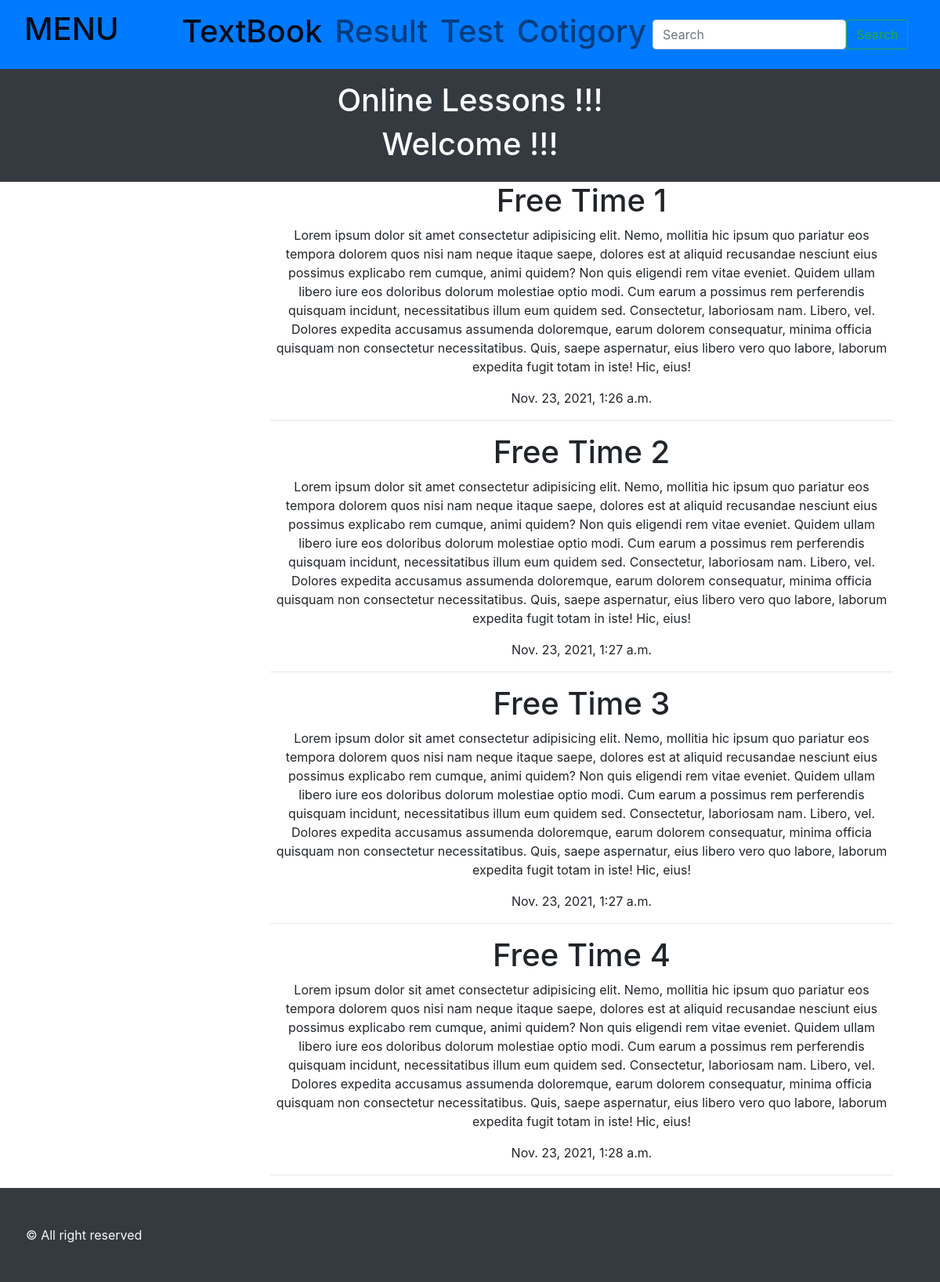
The page / on the database its author committed.
### news/models.py (models this page shows, shortened)
class HomeModels(models.Model):
    name = models.CharField(max_length=210)
    body = models.TextField()
    mavzu = models.ForeignKey(MavzuNomi, on_delete=models.CASCADE, default=None)
    date = models.DateTimeField(auto_now_add=True)

### news/views.py (the view)
# urls.py: path('', home, name='home')
def home(request):
    new = HomeModels.objects.all()
    context = {
        "new": new
    }
    return render(request, 'index.html', context)

### news/templates/index.html (shortened to what this page needs)
{% extends 'base.html'%}
{% load static%}
{%block content %}
    <div class="container text-center">
        {% for item in new %}
        <h1>{{item.name}}</h1>
        <p>{{item.body}}</p>
        <p>{{item.date}}</p>
        <hr>
        {%endfor%}
    </div>
{% endblock %}

### templates/base.html (shortened to what this page needs)
{%load static%}
<!DOCTYPE html>
<html lang="en">
<head>
    <link rel="stylesheet" href="{% static 'bootstrap/bootstrap.min.css'%}">
</head>
<body>
  <nav class="navbar navbar-expand-lg navbar-light bg-primary">
    <div class="container-fluid">
        <div class="row">
                    <div class="col-2">
                        <a class="navbar-brand" href="#"><h1> MENU </h1></a>
                    </div>
            <div class="col-10">
                <div class="collapse navbar-collapse" id="navbarSupportedContent">
                             <ul class="navbar-nav me-auto mb-2 mb-lg-0">
                                 <li class="nav-item">
                                    <a class="nav-link active" aria-current="page" href="#"><h1>TextBook</h1></a>
                                 </li>
                                    <li class="nav-item">
                                        <a class="nav-link" href="#"><h1>Result</h1></a>
                                    </li>
                                    <li class="nav-item ">
                                        <a class="nav-link " href="#" ><h1> Test</h1> </a>
                                    </li>
                                      <li class="nav-item">
                                        <a class="nav-link " href="#"><h1>Cotigory</h1></a>
                                      </li>
                            </ul>
                             <form class="d-flex">
                                  <input class="form-control me-2" type="search" placeholder="Search" aria-label="Search">
                                  <button class="btn btn-outline-success" type="submit">Search</button>
                             </form>
            </div>
            </div>
        </div>
    </div>
</nav>
    <div class=" container-fluid  p-3  bg-dark text-white text-center" >
        <h1> Online Lessons !!!</h1>
        <h1> Welcome !!!</h1>
    </div>
    <div class="container">
        <div class="row">
        <div class="col-sm-3">
        </div>
        <div class="col-sm-9">
            {% block content %}
            {% endblock %}
        </div>
    </div>
    </div>
     <div class="row">
            <div class="col p-5 bg-dark text-light">
                <footer>
                    &copy; All right reserved
                </footer>
            </div>
        </div>
</body>
</html>

### rows shown on the page
HomeModels: name "Free Time 1", body "Lorem ipsum dolor sit amet consectetur adipisicing elit. Nemo, mollitia hic ipsum quo pariatur eos tempora dolorem quos nisi nam neque itaque saepe, dolores est at aliquid recusandae nesciunt eius possimus explicabo rem cumque, animi quidem? Non quis eligendi rem vitae eveniet. Quidem ullam libero iure eos doloribus dolorum molestiae optio modi. Cum earum a possimus rem perferendis quisquam incidunt, necessitatibus illum eum quidem sed. Consectetur, laboriosam nam. Libero, vel. Dolores expedita accusamus assumenda doloremque, earum dolorem consequatur, minima officia quisquam non consectetur necessitatibus. Quis, saepe aspernatur, eius libero vero quo labore, laborum expedita fugit totam in…", date "Nov. 23, 2021, 1:26 a.m."
HomeModels: name "Free Time 2", body "Lorem ipsum dolor sit amet consectetur adipisicing elit. Nemo, mollitia hic ipsum quo pariatur eos tempora dolorem quos nisi nam neque itaque saepe, dolores est at aliquid recusandae nesciunt eius possimus explicabo rem cumque, animi quidem? Non quis eligendi rem vitae eveniet. Quidem ullam libero iure eos doloribus dolorum molestiae optio modi. Cum earum a possimus rem perferendis quisquam incidunt, necessitatibus illum eum quidem sed. Consectetur, laboriosam nam. Libero, vel. Dolores expedita accusamus assumenda doloremque, earum dolorem consequatur, minima officia quisquam non consectetur necessitatibus. Quis, saepe aspernatur, eius libero vero quo labore, laborum expedita fugit totam in…", date "Nov. 23, 2021, 1:27 a.m."
HomeModels: name "Free Time 3", body "Lorem ipsum dolor sit amet consectetur adipisicing elit. Nemo, mollitia hic ipsum quo pariatur eos tempora dolorem quos nisi nam neque itaque saepe, dolores est at aliquid recusandae nesciunt eius possimus explicabo rem cumque, animi quidem? Non quis eligendi rem vitae eveniet. Quidem ullam libero iure eos doloribus dolorum molestiae optio modi. Cum earum a possimus rem perferendis quisquam incidunt, necessitatibus illum eum quidem sed. Consectetur, laboriosam nam. Libero, vel. Dolores expedita accusamus assumenda doloremque, earum dolorem consequatur, minima officia quisquam non consectetur necessitatibus. Quis, saepe aspernatur, eius libero vero quo labore, laborum expedita fugit totam in…", date "Nov. 23, 2021, 1:27 a.m."
HomeModels: name "Free Time 4", body "Lorem ipsum dolor sit amet consectetur adipisicing elit. Nemo, mollitia hic ipsum quo pariatur eos tempora dolorem quos nisi nam neque itaque saepe, dolores est at aliquid recusandae nesciunt eius possimus explicabo rem cumque, animi quidem? Non quis eligendi rem vitae eveniet. Quidem ullam libero iure eos doloribus dolorum molestiae optio modi. Cum earum a possimus rem perferendis quisquam incidunt, necessitatibus illum eum quidem sed. Consectetur, laboriosam nam. Libero, vel. Dolores expedita accusamus assumenda doloremque, earum dolorem consequatur, minima officia quisquam non consectetur necessitatibus. Quis, saepe aspernatur, eius libero vero quo labore, laborum expedita fugit totam in…", date "Nov. 23, 2021, 1:28 a.m."
